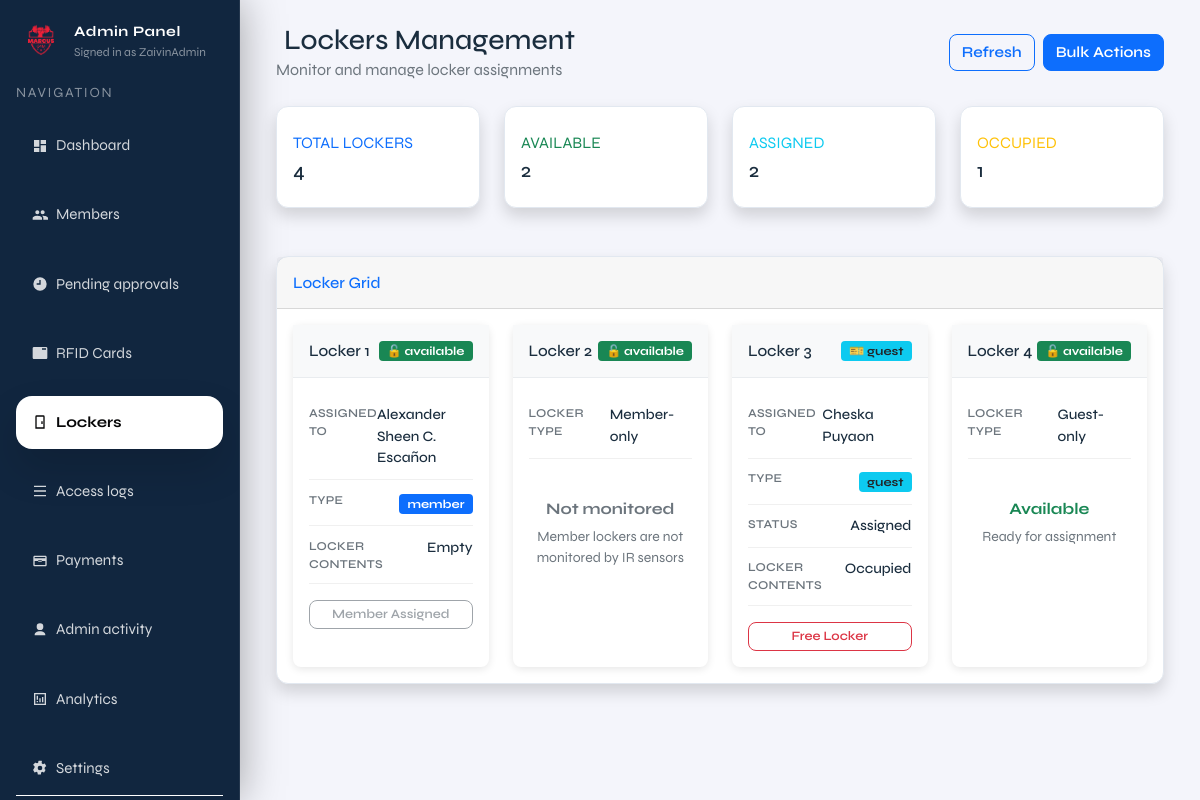
The app's page /admin/lockers (signed in) with its own data.
### tables this page shows
CREATE TABLE members (
              id INTEGER PRIMARY KEY AUTOINCREMENT,
              full_name TEXT NOT NULL,
              address TEXT,
              contact_number TEXT,
              age INTEGER,
              category TEXT,
              payment_status TEXT NOT NULL DEFAULT 'unpaid',
              paid_at TEXT,
              status TEXT NOT NULL DEFAULT 'pending',
              created_at TEXT NOT NULL DEFAULT (datetime('now'))
            , locker_id INTEGER, fingerprint_uid TEXT, rfid_uid TEXT, expiry_date TEXT, member_type TEXT DEFAULT 'regular');

CREATE TABLE lockers (
              id INTEGER PRIMARY KEY AUTOINCREMENT,
              label TEXT NOT NULL,
              status TEXT NOT NULL DEFAULT 'available'
            );

### admin.py (the view)
@admin_bp.get("/lockers")
def admin_lockers():
    guard = _require_admin()
    if guard is not None:
        return guard
    now_local = datetime.now().strftime("%Y-%m-%d %H:%M:%S")
    with connect() as conn:
        conn.execute(
            """
            UPDATE members
               SET locker_id = NULL
             WHERE member_type = 'guest'
               AND locker_id IS NOT NULL
               AND NOT EXISTS (
                   SELECT 1 FROM guest_rfid_cards grc
                    WHERE grc.guest_id = members.id
                      AND grc.status = 'ACTIVE'
               )
            """,
        )
        conn.execute(
            """
            UPDATE lockers
               SET status = 'available'
             WHERE status = 'occupied'
               AND id NOT IN (SELECT locker_id FROM members WHERE locker_id IS NOT NULL)
            """,
        )
    with connect() as conn:
        lockers_data = conn.execute(
            """
            SELECT
                l.id,
                l.label,
                l.status,
                m.id AS member_id,
                m.full_name,
                m.member_type,
                m.status AS member_status,
                m.payment_status,
                m.expiry_date
            FROM lockers l
            LEFT JOIN members m ON l.id = m.locker_id
                AND (
                    (m.member_type != 'guest' AND m.status = 'approved')
                    OR (m.member_type = 'guest')
                )
            ORDER BY l.id ASC
            """
        ).fetchall()
        lockers = []
        for row in lockers_data:
            locker_type = 'member' if row["id"] in (1, 2) else 'guest'
            locker = {
                "id": row["id"],
                "label": row["label"],
                "status": row["status"],
                "type": locker_type,
                "assigned_to": None
            }
            if row["member_id"]:
                locker["assigned_to"] = {
                    "id": row["member_id"],
                    "name": row["full_name"],
                    "type": row["member_type"],
                    "member_status": row["member_status"],
                    "payment_status": row["payment_status"],
                    "expiry_date": row["expiry_date"]
                }
            lockers.append(locker)
        stats = {
            "total": len(lockers),
            "available": sum(
                1 for l in lockers
                if (l["type"] == "member" and l["assigned_to"] is None)
                or (l["type"] == "guest" and l["assigned_to"] is None and l["status"] == "available")
            ),
            "occupied": sum(
                1 for l in lockers
                if l["type"] == "guest" and l["status"] == "occupied"
            ),
            "assigned": sum(1 for l in lockers if l["assigned_to"] is not None)
        }
    return render_template(
        "admin/pages/admin_lockers.html",
        lockers=lockers,
        stats=stats,
        current_page="lockers",
        admin_username=session.get("admin_username"),
        now=datetime.now(),
    )

### admin.py (called while the page is built)
def _require_admin():
    if not session.get("admin_logged_in"):
        return redirect(url_for("admin.admin_login"))
    return None

@admin_bp.before_request
def _protect_admin_routes():
    if request.endpoint in ("admin.admin_login", "admin.admin_login_submit"):
        return None
    if not session.get("admin_logged_in"):
        return redirect(url_for("admin.admin_login"))

### db.py (called while the page is built)
def _db_path() -> Path:
    env_path = os.getenv("LOCKER_DB_PATH")
    if env_path:
        return Path(env_path)
    current_dir = Path(__file__).resolve().parent
    candidate_paths = [
        current_dir / "locker.sqlite3",
        current_dir / "locker.db",
        current_dir.parent / "locker.sqlite3",
        current_dir.parent / "locker.db",
    ]
    for path in candidate_paths:
        if path.exists():
            return path
    return current_dir.parent / "locker.sqlite3"

def _database_url() -> Optional[str]:
    return os.getenv("DATABASE_URL") or os.getenv("POSTGRES_URL")

def connect() -> DBConnection:
    database_url = _database_url()
    if database_url:
        if psycopg2 is None:
            raise RuntimeError("PostgreSQL support requires psycopg2-binary. Install it before using DATABASE_URL.")
        conn = psycopg2.connect(database_url)
        return DBConnection(conn, is_postgres=True)
    sqlite_conn = sqlite3.connect(
        _db_path(),
        timeout=60,
        check_same_thread=False,
    )
    sqlite_conn.execute("PRAGMA journal_mode=WAL;")
    sqlite_conn.execute("PRAGMA synchronous = NORMAL;")
    sqlite_conn.execute("PRAGMA foreign_keys = ON;")
    sqlite_conn.execute("PRAGMA busy_timeout = 60000;")
    return DBConnection(sqlite_conn, is_postgres=False)

    def __enter__(self) -> "DBConnection":
        if self._is_postgres:
            self._cursor = self._conn.cursor(cursor_factory=psycopg2.extras.RealDictCursor)
        else:
            self._conn.row_factory = sqlite3.Row
            self._cursor = self._conn.cursor()
        return self

    def __exit__(self, exc_type, exc, tb):
        try:
            if exc_type is not None:
                self._conn.rollback()
                return False
            self._conn.commit()
        finally:
            if self._cursor is not None:
                self._cursor.close()
            if self._conn is not None:
                self._conn.close()
        return False

### templates/admin/pages/admin_lockers.html (shortened to what this page needs)
{% extends "admin/layout/admin.html" %}
{% block admin_content %}
<div class="container-fluid">
  <div class="d-flex justify-content-between align-items-center mb-4">
    <div>
      <h1 class="h3 mb-0 text-gray-800">
        Lockers Management
      </h1>
      <p class="text-muted mb-0">Monitor and manage locker assignments</p>
    </div>
    <div class="d-flex gap-2">
      <button class="btn btn-outline-primary" onclick="refreshLockers()">
         Refresh
      </button>
      <button class="btn btn-primary" onclick="showBulkActions()">
         Bulk Actions
      </button>
    </div>
  </div>
  <div class="row mb-4">
    <div class="col-xl-3 col-md-6 mb-4">
      <div class="card border-left-primary shadow h-100 py-2">
        <div class="card-body">
          <div class="row no-gutters align-items-center">
            <div class="col mr-2">
              <div class="text-xs font-weight-bold text-primary text-uppercase mb-1">
                Total Lockers</div>
              <div class="h5 mb-0 font-weight-bold text-gray-800">{{ stats.total }}</div>
            </div>
          </div>
        </div>
      </div>
    </div>
    <div class="col-xl-3 col-md-6 mb-4">
      <div class="card border-left-success shadow h-100 py-2">
        <div class="card-body">
          <div class="row no-gutters align-items-center">
            <div class="col mr-2">
              <div class="text-xs font-weight-bold text-success text-uppercase mb-1">
                Available</div>
              <div class="h5 mb-0 font-weight-bold text-gray-800">{{ stats.available }}</div>
            </div>
          </div>
        </div>
      </div>
    </div>
    <div class="col-xl-3 col-md-6 mb-4">
      <div class="card border-left-info shadow h-100 py-2">
        <div class="card-body">
          <div class="row no-gutters align-items-center">
            <div class="col mr-2">
              <div class="text-xs font-weight-bold text-info text-uppercase mb-1">
                Assigned</div>
              <div class="h5 mb-0 font-weight-bold text-gray-800">{{ stats.assigned }}</div>
            </div>
          </div>
        </div>
      </div>
    </div>
    <div class="col-xl-3 col-md-6 mb-4">
      <div class="card border-left-warning shadow h-100 py-2">
        <div class="card-body">
          <div class="row no-gutters align-items-center">
            <div class="col mr-2">
              <div class="text-xs font-weight-bold text-warning text-uppercase mb-1">
                Occupied</div>
              <div class="h5 mb-0 font-weight-bold text-gray-800">{{ stats.occupied }}</div>
            </div>
          </div>
        </div>
      </div>
    </div>
  </div>
  <div class="card shadow">
    <div class="card-header py-3">
      <h6 class="m-0 font-weight-bold text-primary">Locker Grid</h6>
    </div>
    <div class="card-body">
      <div class="locker-grid">
        <div class="row g-4 justify-content-center" id="lockersGrid">
        {% for locker in lockers %}
          <div class="col-6 col-md-4 col-lg-3">
            <div class="card locker-card h-100 {% if locker.assigned_to %}border-primary{% elif locker.status == 'occupied' %}border-warning{% else %}border-success{% endif %}">
              <div class="locker-header d-flex justify-content-between align-items-center">
                <h6 class="mb-0">{{ locker.label }}</h6>
                {% if locker.assigned_to and locker.assigned_to.type == 'member' %}
                  <span class="badge bg-warning text-dark" style="font-size: 0.75rem;">🔒 member</span>
                {% elif locker.assigned_to and locker.assigned_to.type == 'guest' %}
                  <span class="badge bg-info text-dark" style="font-size: 0.75rem;">🎫 guest</span>
                {% elif locker.status == 'occupied' %}
                  <span class="badge bg-danger" style="font-size: 0.75rem;">📦 occupied</span>
                {% else %}
                  <span class="badge bg-success" style="font-size: 0.75rem;">🔓 available</span>
                {% endif %}
              </div>
              <div class="card-body p-3">
                {% if locker.assigned_to %}
                  <div class="locker-info-row">
                    <span class="locker-label">Assigned to</span>
                    <span class="locker-value">{{ locker.assigned_to.name }}</span>
                  </div>
                  <div class="locker-info-row">
                    <span class="locker-label">Type</span>
                    <span>
                      {% if locker.assigned_to.type == 'guest' %}
                        <span class="badge bg-info text-dark" style="font-size: 0.75rem;">guest</span>
                      {% else %}
                        <span class="badge bg-primary" style="font-size: 0.75rem;">member</span>
                      {% endif %}
                    </span>
                  </div>
                  {% if locker.assigned_to.type == 'guest' %}
                  <div class="locker-info-row">
                    <span class="locker-label">Status</span>
                    <span class="locker-value">Assigned</span>
                  </div>
                  {% endif %}
                  <div class="locker-info-row">
                    <span class="locker-label">Locker contents</span>
                    <span class="locker-value">
                      {% if locker.type == 'guest' and locker.status == 'occupied' %}
                        Occupied
                      {% else %}
                        Empty
                      {% endif %}
                    </span>
                  </div>
                  <div class="d-grid gap-2 mt-3">
                    {% if locker.assigned_to.type == 'guest' %}
                      <button type="button" class="btn btn-sm btn-outline-danger" onclick="showDeleteModal('locker', {'locker_id': '{{ locker.label }}', 'name': '{{ locker.assigned_to.name }}'}, function() { fetch('{{ url_for('admin.admin_delete_guest', guest_id=locker.assigned_to.id) }}', { method: 'POST' }).then(r => location.reload()); })">Free Locker</button>
                    {% else %}
                      <button type="button" class="btn btn-sm btn-outline-secondary" disabled>Member Assigned</button>
                    {% endif %}
                  </div>
                {% else %}
                  <div class="locker-info-row">
                    <span class="locker-label">Locker type</span>
                    <span class="locker-value">{% if locker.type == 'member' %}Member-only{% else %}Guest-only{% endif %}</span>
                  </div>
                  <div class="text-center py-4">
                    {% if locker.type == 'guest' %}
                      {% if locker.status == 'occupied' %}
                        <div class="mb-3"><i class="fas fa-archive fa-3x text-warning"></i></div>
                        <h6 class="text-warning fw-bold mb-2">Contents Detected</h6>
                        <p class="text-muted small mb-3">IR sensor indicates locker is not empty</p>
                      {% else %}
                        <h6 class="text-success fw-bold mb-2">Available</h6>
                        <p class="text-muted small mb-3">Ready for assignment</p>
                      {% endif %}
                    {% else %}
                      <h6 class="text-secondary fw-bold mb-2">Not monitored</h6>
                      <p class="text-muted small mb-3">Member lockers are not monitored by IR sensors</p>
                    {% endif %}
                  </div>
                {% endif %}
              </div>
            </div>
          </div>
        {% endfor %}
      </div>
    </div>
  </div>
</div>
{% endblock %}

### templates/layouts/base.html (style rules this page uses)
:root { --brand-blue: #1a3a5c; --brand-teal: #0f6e56; --brand-accent: #378add; --brand-light: #f4f6f9; --brand-white: #ffffff; }
*, *::before, *::after { box-sizing: border-box; }
html, body { height: 100%; margin: 0; padding: 0; }
html, body { -ms-overflow-style: none; scrollbar-width: none; }
body { font-family: 'Syne', sans-serif; background: var(--brand-light); color: #1a2d3e; font-size: 16px; }
.btn, .btn-primary, .btn-secondary, .btn-danger, .btn-outline-danger { border-radius: 8px; font-weight: 600; transition: all 0.2s ease; font-size: 0.95rem; }
.card { border-radius: 12px; border: 1px solid #e2e8f0; }
.badge { padding: 4px 8px; font-size: 0.75rem; }

### templates/admin/pages/admin_lockers.html (style rules this page uses)
.locker-card { border: none; box-shadow: 0 2px 8px rgba(0,0,0,0.1); border-radius: 0.5rem; transition: transform 0.2s, box-shadow 0.2s; height: 100%; }
.locker-header { border-bottom: 1px solid #e9ecef; padding: 1rem; background: #f8f9fa; }
.locker-info-row { display: flex; justify-content: space-between; padding: 0.65rem 0; border-bottom: 1px solid #f0f0f0; }
.locker-label { color: #6c757d; font-size: 0.75rem; font-weight: 600; text-transform: uppercase; letter-spacing: 0.02em; }
.locker-value { font-size: 0.9rem; font-weight: 500; }
.locker-grid { max-width: 900px; margin: 0 auto; }
.card-header { font-weight: 600; }
.badge { font-size: 0.75rem; }
.btn-sm { font-size: 0.8rem; }

### records on screen
members: label "Locker 1", member_type "🔓 available", assigned_to.name "Alexander Sheen C. Escañon", shows "Empty"
lockers: label "Locker 2", status "🔓 available", shows "LOCKER TYPE", shows "Member-only", shows "Not monitored"
members: label "Locker 3", member_type "🎫 guest", assigned_to.name "Cheska Puyaon", shows "Occupied"
lockers: label "Locker 4", status "🔓 available", shows "LOCKER TYPE", shows "Guest-only"

### other values on screen
{{ admin_username or "admin" }} "ZaivinAdmin"
{{ stats.total }} "4"
{{ stats.available }} "2"
{{ stats.assigned }} "2"
{{ stats.occupied }} "1"
